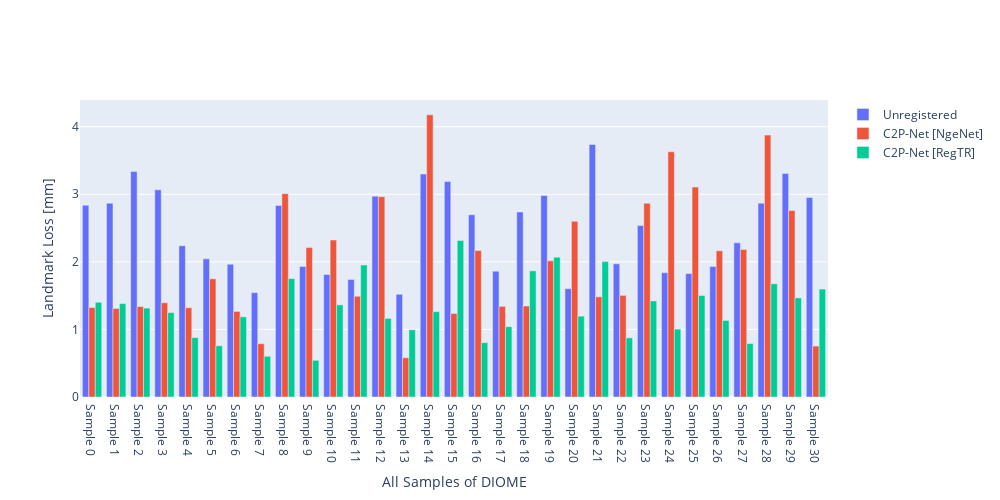

Source (notebook cell):
### Markdown cell above
Comparison NgeNet vs RegTR vs non registered LANDMARK LOSS

### Code cell
num = 31
samples = [f'Sample {i}' for i in range(num) if RegTRIn.non_registered_landmark_loss_l[i] != -1]

fig = go.Figure(data=[
    go.Bar(name='Unregistered', x=samples, y=RegTRIn.non_registered_landmark_loss_l[:num]),
    go.Bar(name='C2P-Net [NgeNet]', x=samples, y=NgeNetIn.landmark_loss_l[:num]),
    go.Bar(name='C2P-Net [RegTR]', x=samples, y=RegTRIn.landmark_loss_l[:num])
])
# Change the bar mode
fig.update_layout(yaxis_title='Landmark Loss [mm]', xaxis_title= 'All Samples of DIOME', barmode='group', width=1000, height=500)
fig.show()
fig.write_image('C2P-Net/in-vivo/ngenet_vs_regtr_vs_unregistered-bargraph31.pdf')

### Figure 1 — Plotly figure (JSON) as saved in the notebook; plotly's stock layout.template omitted (floating-point values rounded to 4 significant figures)
{"data": [{"name": "Unregistered", "type": "bar", "x": ["Sample 0", "Sample 1", "Sample 2", "Sample 3", "Sample 4", "Sample 5", "Sample 6", "Sample 7", "Sample 8", "Sample 9", "Sample 10", "Sample 11", "Sample 12", "Sample 13", "Sample 14", "Sample 15", "Sample 16", "Sample 17", "Sample 18", "Sample 19", "Sample 20", "Sample 21", "Sample 22", "Sample 23", "Sample 24", "Sample 25", "Sample 26", "Sample 27", "Sample 28", "Sample 29", "Sample 30"], "y": [2.837, 2.867, 3.336, 3.065, 2.239, 2.044, 1.965, 1.544, 2.834, 1.932, 1.812, 1.739, 2.972, 1.52, 3.299, 3.188, 2.697, 1.861, 2.738, 2.982, 1.603, 3.736, 1.971, 2.537, 1.84, 1.826, 1.932, 2.281, 2.869, 3.309, 2.952]}, {"name": "C2P-Net [NgeNet]", "type": "bar", "x": ["Sample 0", "Sample 1", "Sample 2", "Sample 3", "Sample 4", "Sample 5", "Sample 6", "Sample 7", "Sample 8", "Sample 9", "Sample 10", "Sample 11", "Sample 12", "Sample 13", "Sample 14", "Sample 15", "Sample 16", "Sample 17", "Sample 18", "Sample 19", "Sample 20", "Sample 21", "Sample 22", "Sample 23", "Sample 24", "Sample 25", "Sample 26", "Sample 27", "Sample 28", "Sample 29", "Sample 30"], "y": [1.324, 1.31, 1.338, 1.394, 1.321, 1.749, 1.266, 0.7885, 3.009, 2.211, 2.323, 1.491, 2.965, 0.581, 4.175, 1.236, 2.166, 1.341, 1.346, 2.015, 2.599, 1.482, 1.504, 2.866, 3.629, 3.106, 2.164, 2.184, 3.875, 2.759, 0.7536]}, {"name": "C2P-Net [RegTR]", "type": "bar", "x": ["Sample 0", "Sample 1", "Sample 2", "Sample 3", "Sample 4", "Sample 5", "Sample 6", "Sample 7", "Sample 8", "Sample 9", "Sample 10", "Sample 11", "Sample 12", "Sample 13", "Sample 14", "Sample 15", "Sample 16", "Sample 17", "Sample 18", "Sample 19", "Sample 20", "Sample 21", "Sample 22", "Sample 23", "Sample 24", "Sample 25", "Sample 26", "Sample 27", "Sample 28", "Sample 29", "Sample 30"], "y": [1.402, 1.382, 1.316, 1.25, 0.8784, 0.7585, 1.186, 0.6023, 1.753, 0.5431, 1.363, 1.952, 1.163, 0.9945, 1.263, 2.316, 0.8043, 1.041, 1.866, 2.069, 1.197, 2.003, 0.8756, 1.421, 1.005, 1.502, 1.133, 0.7909, 1.675, 1.466, 1.597]}], "layout": {"barmode": "group", "height": 500, "width": 1000, "xaxis": {"title": {"text": "All Samples of DIOME"}}, "yaxis": {"title": {"text": "Landmark Loss [mm]"}}}}
